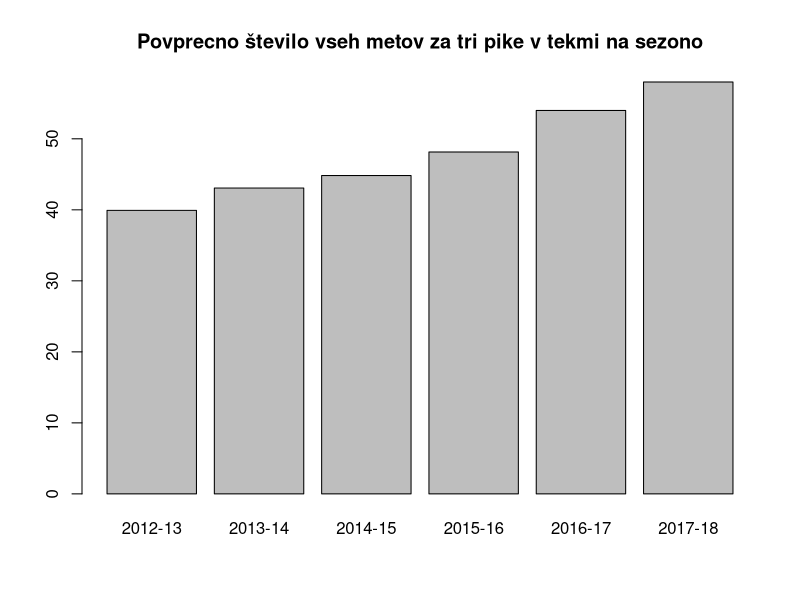
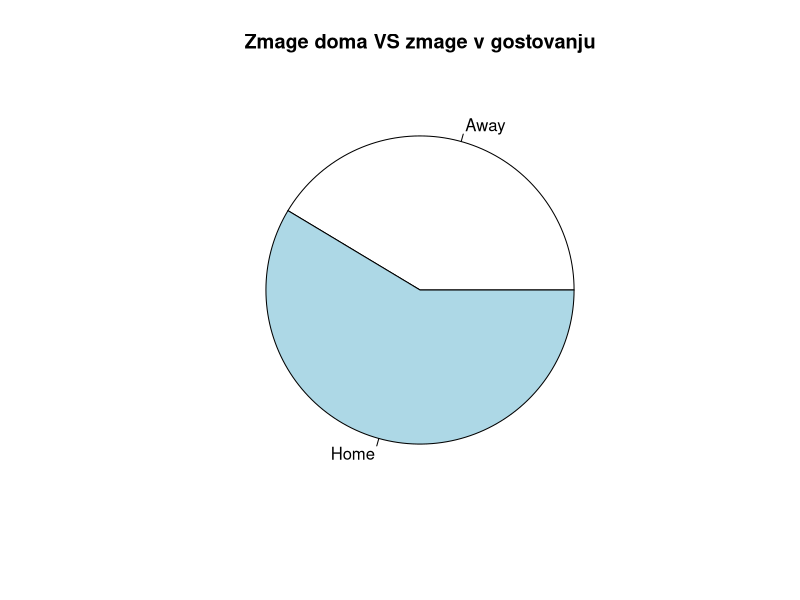
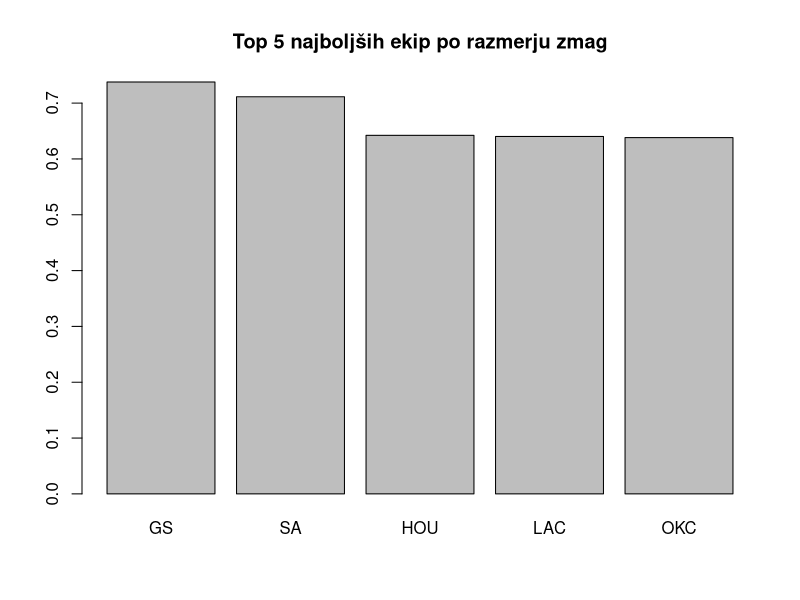

Write the R code that produced these figures, in order. (Note: this script raises an error after producing the figures.)



setwd("C:/Users/Gal/Documents/FRI/UI/Seminarska/")
md <- read.table(file="nbadata.txt", sep=",", header=TRUE)
# anotatiion
# print(md$gmDate)
# print(md$homeAbbr)
# print(md$homeDayOff)
# print(md$homePTS)
# print(md$homeAST)
# print(md$homeTO)
# print(md$homeSTL)
# print(md$homeBLK)
# print(md$homePF)
# print(md$homeFGA)
# print(md$homeFGM)
# print(md$homeDayOff)
# print(md$awayDayOff)
# print(md$awayFGM);

# nekaj uporabnih funkcij
summary(md)
names(md)

h <- vector()

SEASONS = unique(md$gmSeason);
TEAMS = unique(c(md$awayAbbr, md$homeAbbr))

# povprecno stevilo metov trojk obeh ekip skupaj na sezono
for(season in SEASONS) {
    seasonGames <- md$gmSeason == season;
    h <- c(h, mean(md$home3PA[seasonGames] + md$away3PA[seasonGames]));
}
barplot(h, names=SEASONS, main="Povprecno število vseh metov za tri pike v tekmi na sezono");

# stevilo zmag home ekip vs stevilo zmag away ekip
homeWins = table(md$homePTS > md$awayPTS);
pie(homeWins, labels=c("Away", "Home"), main="Zmage doma VS zmage v gostovanju");


# najboljsa ekipa po razmerju zmag
winRatioByTeam = list();
for (team in TEAMS) {
    homeGames <- md$homeAbbr == team;
    awayGames <- md$awayAbbr == team;
    homeWins <- md$homePTS[homeGames] > md$awayPTS[homeGames];
    awayWins <- md$homePTS[awayGames] < md$awayPTS[awayGames];
    totalWins  <- sum(homeWins) + sum(awayWins);
    totalGames <- sum(homeGames) + sum(awayGames);
    ratio <- totalWins / totalGames;
    winRatioByTeam[[team]] <- ratio;
}
winRatioByTeam <- sort(unlist(winRatioByTeam), decreasing=TRUE);
barplot(winRatioByTeam[1:5], names=names(winRatioByTeam)[1:5], main="Top 5 najboljših ekip po razmerju zmag");

# # graf odvisnosti med stevilom prostih dni in razmerju uspesnih metov ekipe

# homeShotSuccessRatio = md$homeFGM / md$homeFGA;
# awayShotSuccessRatio = md$awayFGM / md$awayFGA;
# totalShotSuccessRatio = append(homeShotSuccessRatio, awayShotSuccessRatio);

# daysOff = append(md$homeDayOff, md$awayDayOff);

# plot(totalShotSuccessRatio,daysOff, main="Razmerje uspešnih metov za tri pike domačih ekip odvisno od števila prostih dni", xlab="Število prostih dni", ylab="Razmerje uspešnih metov za tri pike");


# # graf odvisnosti med stevilom prostih dni in razmerju uspesnih prostih metov ekipe

homeFreeShotSuccessRatio = md$homeFTM / md$homeFTA;
awayFreeShotSuccessRatio = md$awayFTM / md$awayFTA;
totalFreeShotSuccessRatio = append(homeShotSuccessRatio, awayShotSuccessRatio);

daysOff = append(md$homeDayOff, md$awayDayOff);

plot(totalFreeShotSuccessRatio,daysOff, main="Razmerje uspešnih metov za tri pike domačih ekip odvisno od števila prostih dni", xlab="Število prostih dni", ylab="Razmerje uspešnih metov za tri pike");




